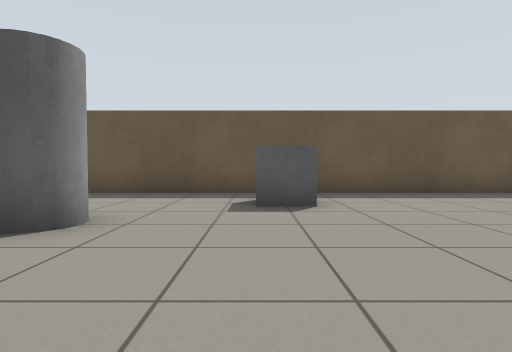
[1] (above)

24 first-person views from a walk through a Gazebo world. The camera is 0.68 m above the floor, tilts 2° down and sees 80° across. The floor is counted in squares, 1 m on a side. Each view is taken from the middle of a square. On the plan, view 1 faces up. The plan holds only what a view shows up to about 10 squares ahead; the rest is blank.

[2]
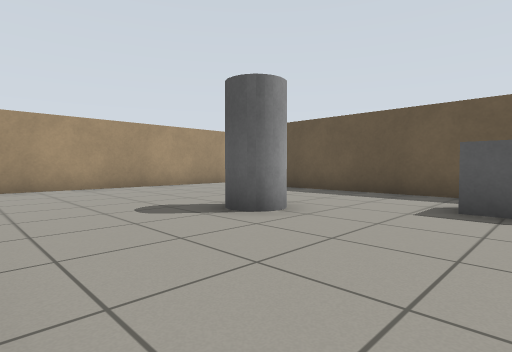

[3]
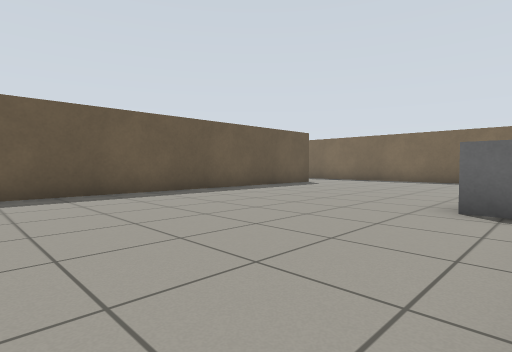

[4]
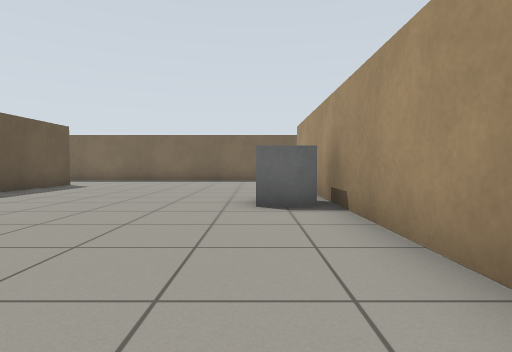

[5]
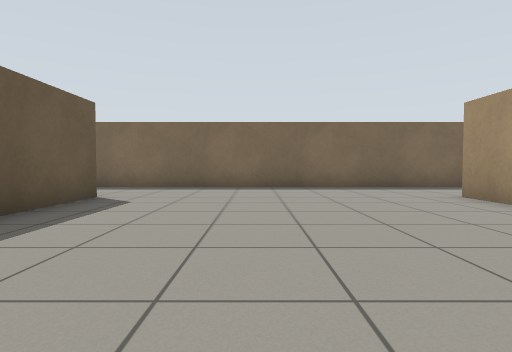

[6]
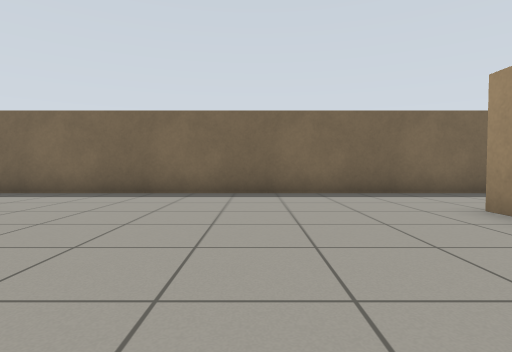

[7]
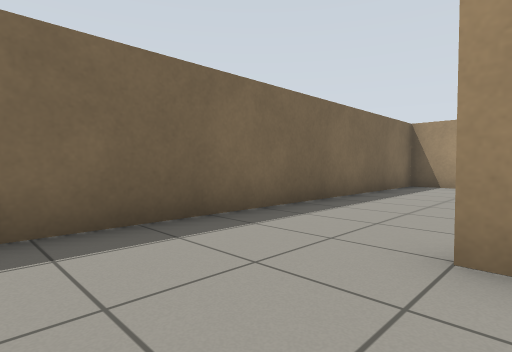

[8]
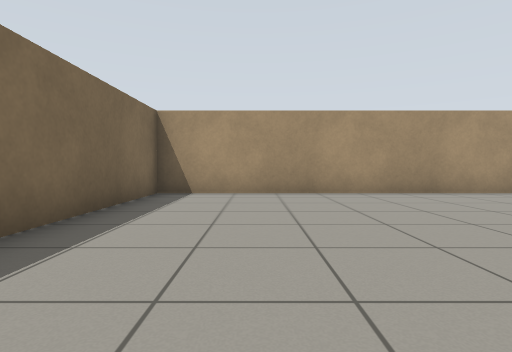

[9]
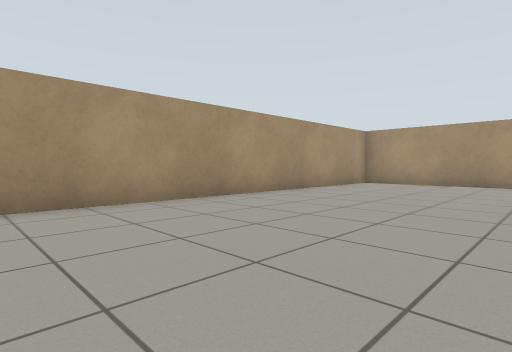

[10]
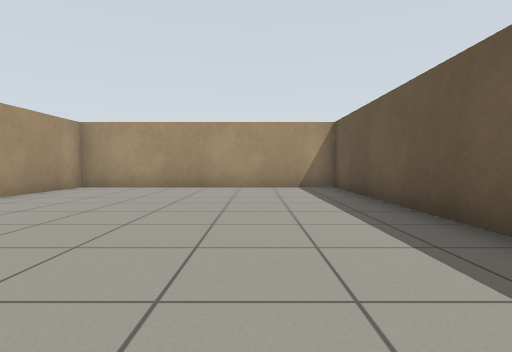

[11]
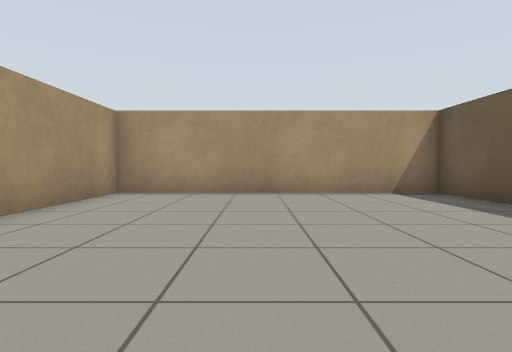

[12]
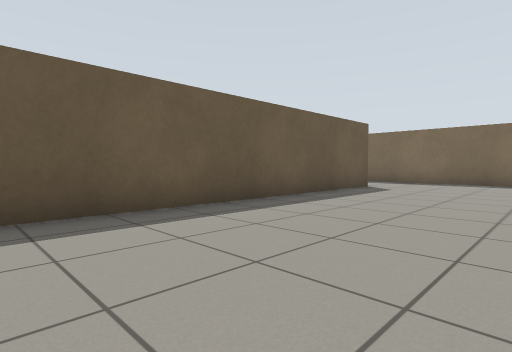

[13]
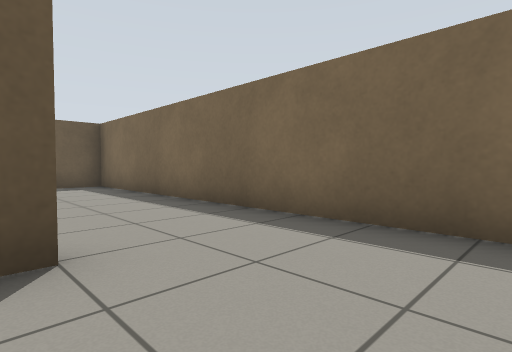

[14]
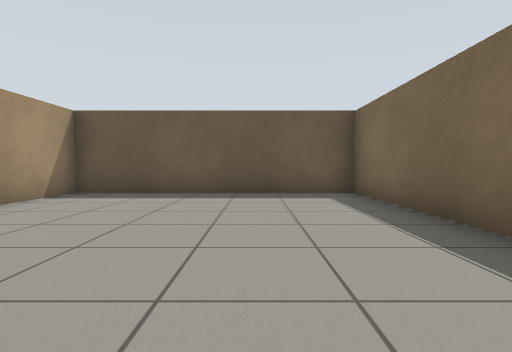

[15]
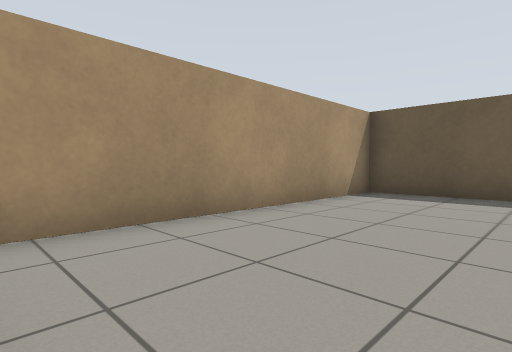

[16]
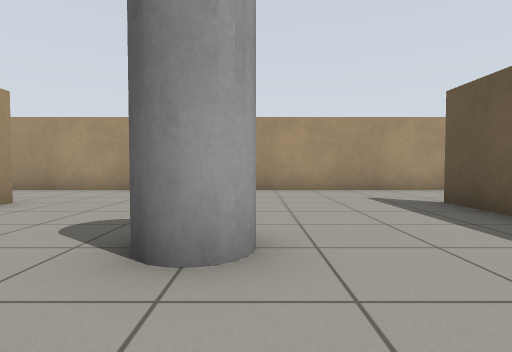

[17]
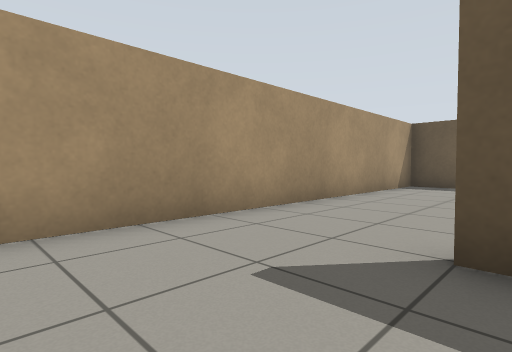

[18]
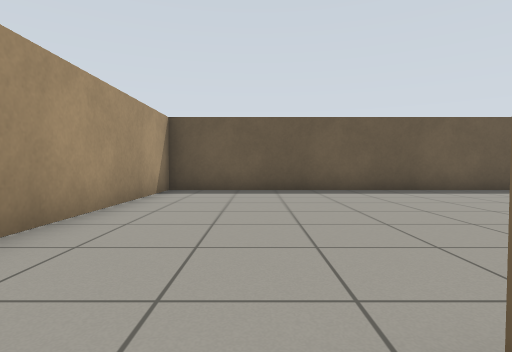

[19]
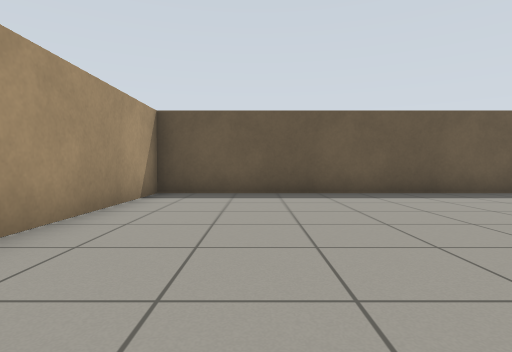

[20]
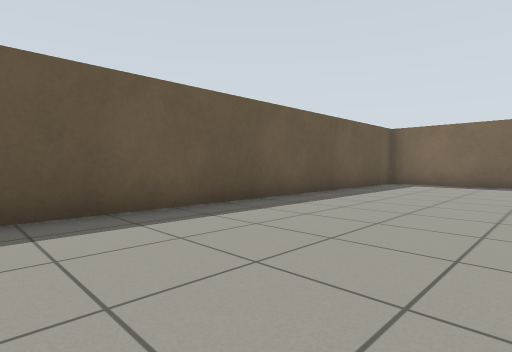

[21]
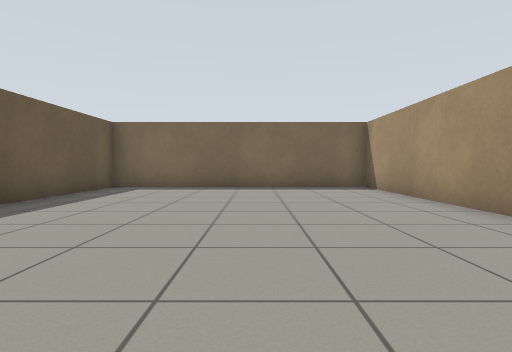

[22]
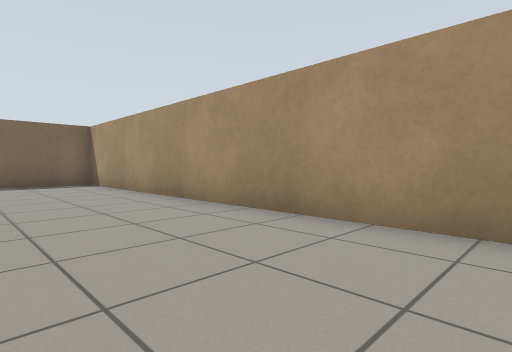

[23]
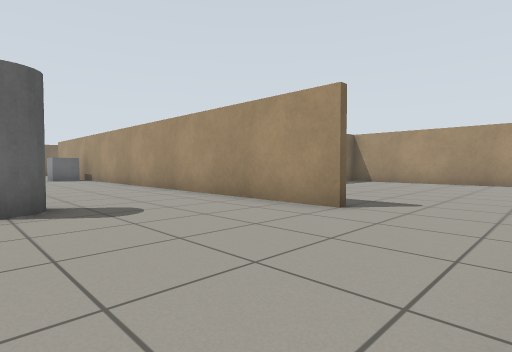

[24]
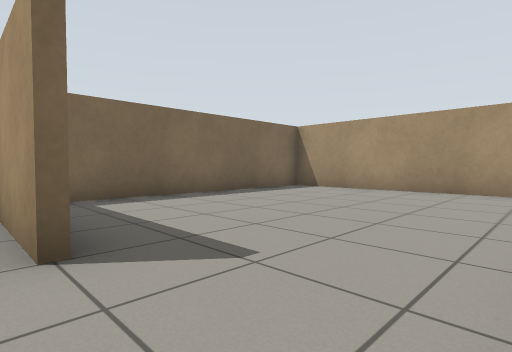

### Floor plan
Points are (right, up) in squares from view 1. A wall is a line through its corners. A room is listed if a view was taken in it or the views show most of it. See-through windows are left out.
Room 1 (views 1, 2, 3, 4, 5, 6, 7, 8, 9, 10, 11, 12, 13, 14, 15, 16, 17, 18, 19, 20, 21, 22, 23, 24)
walls: (3.6, -0.4) (6.5, -0.4); (8.4, -0.4) (12.5, -0.4); (-2.8, 7.6) (8.4, 7.6) (8.4, 15.5); (12.6, 7.4) (-5.5, 7.4); (12.6, -0.6) (-1.4, -0.6) (-1.4, -8.4) (15.4, -8.4) (15.4, 15.4) (-8.4, 15.4) (-8.4, -2.8); (-5.6, -0.4) (1.9, -0.4); (8.6, 15.5) (8.6, 8.2); (-1.6, -7.9) (-1.6, -1.5); (-7.4, -8.4) (-2.2, -8.4)
objects: pillar (-3, 3) to (-2, 4); grey box (0, 5) to (1, 6); grey box (7, 0) to (8, 1)

Positions as (right, up) in squares from view 1, and headings:
1: (0, 0), facing up
2: (1, 0), facing up-left
3: (2, 0), facing up-right
4: (2, 1), facing right
5: (6, 4), facing right
6: (8, 3), facing right
7: (12, 2), facing down-right
8: (13, -1), facing down
9: (10, -3), facing down-left
10: (8, -3), facing left
11: (6, -5), facing left
12: (3, -5), facing up-right
13: (12, 5), facing up-right
14: (13, 8), facing up
15: (12, 8), facing up-left
16: (0, 4), facing left
17: (-5, 5), facing up-left
18: (-6, 7), facing up
19: (-6, 8), facing up
20: (-3, 11), facing up-right
21: (-1, 11), facing right
22: (-3, 11), facing down-right
23: (-8, 4), facing down-right
24: (-8, 0), facing down-right
